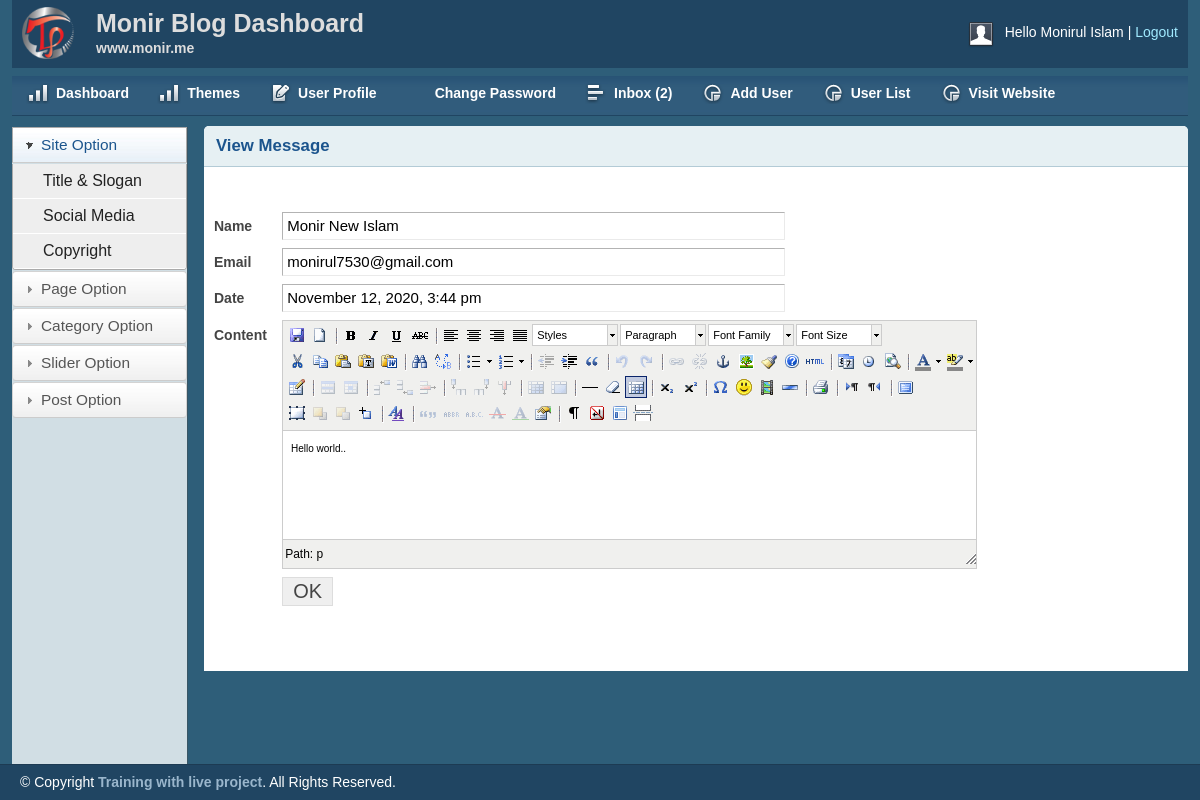
Page /admin/view-msg.php?msgID=3 (signed in) on the committed database.
### tables this page shows
CREATE TABLE `tbl_contact` (
  `id` int(11) NOT NULL,
  `firstname` varchar(255) NOT NULL,
  `lastname` varchar(255) NOT NULL,
  `email` varchar(255) NOT NULL,
  `message` text NOT NULL,
  `status` int(11) NOT NULL DEFAULT '0',
  `date` timestamp NOT NULL DEFAULT CURRENT_TIMESTAMP
);

### lib/Database.php (called while the page is built, shortened)
<?php
Class Database{
	public $host   = DB_HOST;
	public $user   = DB_USER;
	public $pass   = DB_PASS;
	public $dbname = DB_NAME;
	public $link;
	private function connectDB(){
	$this->link = new mysqli($this->host, $this->user, $this->pass, $this->dbname);
 }
	public function select($query){
		$result = $this->link->query($query) or die($this->link->error.__LINE__);
		if($result->num_rows > 0){
			return $result;
		} else {
			return false;
		}
	}
}

### helpers/Format.php (called while the page is built, shortened)
<?php
	class Format {
		public function formateDate( $date ) {
			return date('F j, Y, g:i a', strtotime( $date ) );
		}
	}
?>

### admin/view-msg.php (the view, shortened to what this page needs)
<?php include_once 'inc/header.php'; ?>
<?php include_once 'inc/sidebar.php'; ?>
<?php
    if(isset($_GET['msgID']) && $_GET['msgID'] != NULL ) {
        $msgID = $_GET['msgID'];
    } else {
        echo "<script>window.location = 'inbox.php';</script>";
    }
?>
    <div class="grid_10 add-post">
        <div class="box round first grid">
            <h2>View Message</h2>
            <div class="block">
            <?php
                $query = "SELECT * FROM tbl_contact WHERE id = '$msgID'";
                $msg = $db->select($query);
                if( $msg ) {
                    while( $result = $msg->fetch_assoc() ) {
            ?>
            <br>
             <form action="" method="post">
                <table class="form">
                    <tr>
                        <td>
                            <label>Name</label>
                        </td>
                        <td>
                            <input type="text" readonly="1" value="<?php echo $result['firstname'].' '.$result['lastname']; ?>" class="medium" />
                        </td>
                    </tr>
                    <tr>
                        <td>
                            <label>Email</label>
                        </td>
                        <td>
                            <input type="text" readonly="1" value="<?php echo $result['email']; ?>" class="medium" />
                        </td>
                    </tr>
                    <tr>
                        <td>
                            <label>Date</label>
                        </td>
                        <td>
                            <input type="text" readonly="1" value="<?php echo $format->formateDate($result['date']); ?>" class="medium" />
                        </td>
                    </tr>
                    <tr>
                        <td style="vertical-align: top; padding-top: 9px;">
                            <label>Content</label>
                        </td>
                        <td>
                        </td>
                    </tr>
					<tr>
                        <td></td>
                        <td>
                            <input type="submit" name="submit" Value="OK" />
                        </td>
                    </tr>
                </table>
            </form>
            <?php } } ?>
            </div>
        </div>
    </div>
<?php include_once 'inc/footer.php'; ?>

### admin/css/layout.css (style rules this page uses)
body { background: #fff none repeat scroll 0 0; color: #444; font-size: 14px; padding: 0; }
h1, h2, h3, h4, h5, h6 { line-height:1.2em; margin-bottom:.3em; }
h2 { margin-top:1em; }
.box { background:#fff; margin-bottom:20px; padding:10px 10px 10px 10px; margin-left:-8px; }
.box.grid { padding-bottom:40px; }
.box.round { -moz-border-radius: 5px 5px 0px 0px; -webkit-border-radius: 5px 5px 0px 0px; border-radius: 5px 5px 0px 0px; }
.box h2 { font-size:1.2em; font-weight:bold; color:#1B548D; background:#E6F0F3; margin:-10px -10px 0 -10px; padding:10px 12px; border-bottom:1px solid #B3CBD6; -moz-border-radius: 5px 5px 0px 0px; -webkit-border-radius: 5px 5px 0px 0px; border-radius: 5px 5px 0px 0px; }
.box.first { min-height: 406px; }
.block { padding-top:20px; }
table.form { width:100%; }
table.form td { padding:4px 0px; }
table.form label { font-weight:bold; }
table.form input, table.form select { font-size: 15px; padding: 4px 4px 5px 4px; border-top: 1px solid #b3b3b3; border-left: 1px solid #b3b3b3; border-right: 1px solid #eaeaea; border-bottom: 1px solid #eaeaea; }
table.form input[type="submit"] { border: 1px solid #ddd; color: #444; cursor: pointer; font-size: 20px; padding: 2px 10px; }
input.medium { width: 55%; }
.block { padding-bottom:1px; }

### admin/js/tiny-mce/themes/advanced/skins/default/content.css (style rules this page uses)
body, td, pre { color:#000; font-family:Verdana, Arial, Helvetica, sans-serif; font-size:10px; margin:8px; }
body { background:#FFF; }
h2 { font-size: 1.5em }
table, img, hr, .mceItemAnchor { cursor:default }
table td, table th { cursor:text }

### rows in the picture
tbl_contact: firstname+lastname "Monir New Islam", email "monirul7530@gmail.com", date "November 12, 2020, 3:44 pm"

### other values in the picture
Session::get('name') "Monirul Islam"
mysqli_num_rows($inb_msg) "2"
